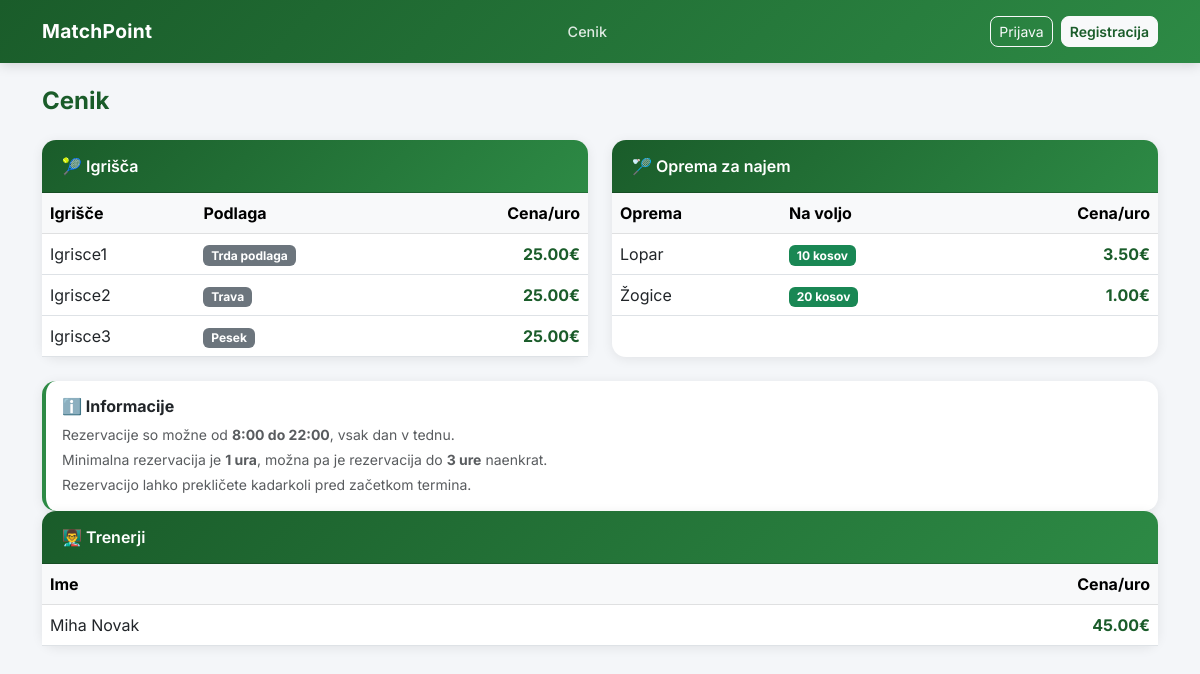
Before: /cenik/ with the older database file.
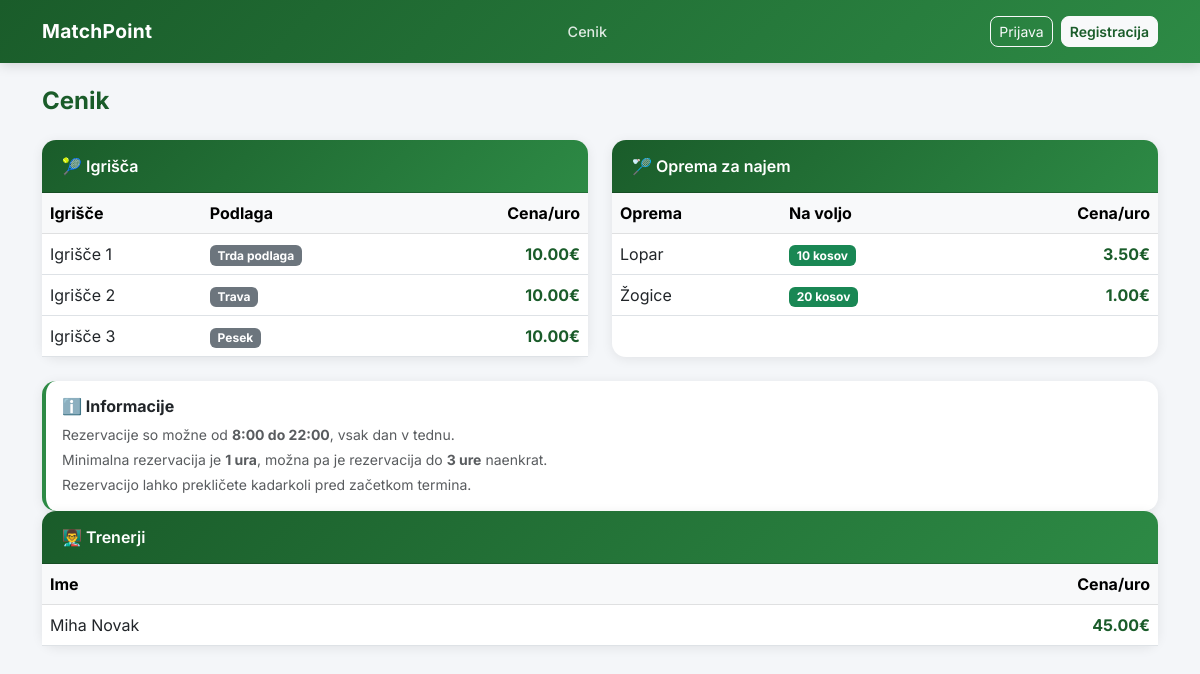
After: the same page with the newer database file.
### rezervacije/models.py (models this page shows, shortened)
class Igrisca(models.Model):
    class Povrsina(models.TextChoices):
        PESEK  = 'pesek',  'Pesek'
        TRAVA  = 'trava',  'Trava'
        TRDA   = 'trda',   'Trda podlaga'
    ime       = models.CharField(max_length=50)
    povrsina  = models.CharField(max_length=20, choices=Povrsina.choices, default=Povrsina.TRDA)
    aktivno   = models.BooleanField(default=True)        # admin lahko deaktivira
    cena_ura = models.DecimalField(max_digits=6, decimal_places=2, default=10.00)

### rezervacije/views.py (the view)
# urls.py: path('cenik/', views.cenik, name='cenik'),
def cenik(request):
    igrisca = Igrisca.objects.filter(aktivno=True)
    oprema = Oprema.objects.filter(aktivno=True)
    trenerji = User.objects.filter(role='trener')
    return render(request, 'cenik.html', {'igrisca': igrisca, 'oprema': oprema, 'trenerji': trenerji})

### rezervacije/templates/cenik.html
{% extends 'base.html' %}
{% block content %}
<h4 class="mb-4 fw-bold" style="color:#1a5c2a;"> Cenik</h4>
<div class="row g-4">
    <div class="col-md-6">
        <div class="card h-100">
            <div class="card-header" style="background: linear-gradient(135deg, #1a5c2a, #2d8a45); color:white;">
                🎾 Igrišča
            </div>
            <div class="card-body p-0">
                <table class="table mb-0">
                    <thead class="table-light">
                        <tr>
                            <th>Igrišče</th>
                            <th>Podlaga</th>
                            <th class="text-end">Cena/uro</th>
                        </tr>
                    </thead>
                    <tbody>
                        {% for ig in igrisca %}
                        <tr>
                            <td class="fw-500">{{ ig.ime }}</td>
                            <td><span class="badge bg-secondary">{{ ig.get_povrsina_display }}</span></td>
                            <td class="text-end fw-bold" style="color:#1a5c2a;">{{ ig.cena_ura }}€</td>
                        </tr>
                        {% endfor %}
                    </tbody>
                </table>
            </div>
        </div>
    </div>
    <div class="col-md-6">
        <div class="card h-100">
            <div class="card-header" style="background: linear-gradient(135deg, #1a5c2a, #2d8a45); color:white;">
                🏸 Oprema za najem
            </div>
            <div class="card-body p-0">
                <table class="table mb-0">
                    <thead class="table-light">
                        <tr>
                            <th>Oprema</th>
                            <th>Na voljo</th>
                            <th class="text-end">Cena/uro</th>
                        </tr>
                    </thead>
                    <tbody>
                        {% for o in oprema %}
                        <tr>
                            <td>{{ o.ime }}</td>
                            <td><span class="badge bg-success">{{ o.kolicina }} kosov</span></td>
                            <td class="text-end fw-bold" style="color:#1a5c2a;">{{ o.cena_ura }}€</td>
                        </tr>
                        {% endfor %}
                    </tbody>
                </table>
            </div>
        </div>
    </div>
    <div class="col-12">
        <div class="card" style="border-left: 4px solid #2d8a45;">
            <div class="card-body">
                <h6 class="fw-bold mb-2">ℹ️ Informacije</h6>
                <p class="mb-1 text-muted small">Rezervacije so možne od <strong>8:00 do 22:00</strong>, vsak dan v tednu.</p>
                <p class="mb-1 text-muted small">Minimalna rezervacija je <strong>1 ura</strong>, možna pa je rezervacija do <strong>3 ure</strong> naenkrat.</p>
                <p class="mb-0 text-muted small">Rezervacijo lahko prekličete kadarkoli pred začetkom termina.</p>
            </div>
        </div>
    </div>
</div>
<div class="col-12">
    <div class="card">
        <div class="card-header" style="background: linear-gradient(135deg, #1a5c2a, #2d8a45); color:white;">
            👨‍🏫 Trenerji
        </div>
        <div class="card-body p-0">
            <table class="table mb-0">
                <thead class="table-light">
                    <tr>
                        <th>Ime</th>
                        <th class="text-end">Cena/uro</th>
                    </tr>
                </thead>
                <tbody>
                    {% for t in trenerji %}
                    <tr>
                        <td>{{ t.get_full_name|default:t.username }}</td>
                        <td class="text-end fw-bold" style="color:#1a5c2a;">{{ t.cena_ura }}€</td>
                    </tr>
                    {% empty %}
                        <tr><td colspan="2" class="text-muted">Ni razpoložljivih trenerjev.</td></tr>
                    {% endfor %}
                </tbody>
            </table>
        </div>
    </div>
</div>
{% endblock %}

Changed rows visible on the page:
changed Igrisca "Trda podlaga": ime "Igrisce1" → "Igrišče 1"; cena_ura "25.00" → "10.00"
changed Igrisca "Trava": ime "Igrisce2" → "Igrišče 2"; cena_ura "25.00" → "10.00"
changed Igrisca "Pesek": ime "Igrisce3" → "Igrišče 3"; cena_ura "25.00" → "10.00"
